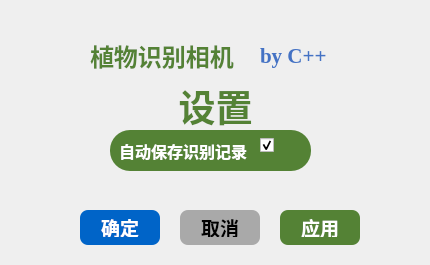
<?xml version="1.0" encoding="UTF-8"?>
<ui version="4.0">
 <class>SettingsWindow</class>
 <widget class="QWidget" name="SettingsWindow">
  <property name="geometry">
   <rect>
    <x>0</x>
    <y>0</y>
    <width>430</width>
    <height>265</height>
   </rect>
  </property>
  <property name="windowTitle">
   <string>设置</string>
  </property>
  <widget class="QLabel" name="titleLabel">
   <property name="geometry">
    <rect>
     <x>150</x>
     <y>80</y>
     <width>131</width>
     <height>51</height>
    </rect>
   </property>
   <property name="font">
    <font>
     <pointsize>28</pointsize>
     <bold>true</bold>
    </font>
   </property>
   <property name="styleSheet">
    <string notr="true">
    color: rgb(84, 130, 53);
   </string>
   </property>
   <property name="text">
    <string>设置</string>
   </property>
   <property name="alignment">
    <set>Qt::AlignmentFlag::AlignCenter</set>
   </property>
  </widget>
  <widget class="QLabel" name="autoSaveLabel">
   <property name="geometry">
    <rect>
     <x>110</x>
     <y>130</y>
     <width>201</width>
     <height>41</height>
    </rect>
   </property>
   <property name="font">
    <font>
     <pointsize>12</pointsize>
     <bold>true</bold>
    </font>
   </property>
   <property name="styleSheet">
    <string notr="true">QLabel {
    background-color: rgb(84, 130, 53);
    color: rgb(255, 255, 255);
    border: none;
    border-radius: 20px;
    padding: 5px;
}
</string>
   </property>
   <property name="text">
    <string>自动保存识别记录     </string>
   </property>
   <property name="alignment">
    <set>Qt::AlignmentFlag::AlignLeading|Qt::AlignmentFlag::AlignLeft|Qt::AlignmentFlag::AlignTop</set>
   </property>
  </widget>
  <widget class="QCheckBox" name="autoSaveCheckBox">
   <property name="geometry">
    <rect>
     <x>260</x>
     <y>120</y>
     <width>81</width>
     <height>51</height>
    </rect>
   </property>
   <property name="styleSheet">
    <string notr="true"/>
   </property>
   <property name="text">
    <string/>
   </property>
   <property name="checked">
    <bool>true</bool>
   </property>
  </widget>
  <widget class="QLabel" name="label_11">
   <property name="geometry">
    <rect>
     <x>10</x>
     <y>10</y>
     <width>71</width>
     <height>71</height>
    </rect>
   </property>
   <property name="text">
    <string/>
   </property>
   <property name="pixmap">
    <pixmap resource="resources.qrc">:/images/resources/images/logo1.png</pixmap>
   </property>
   <property name="scaledContents">
    <bool>true</bool>
   </property>
  </widget>
  <widget class="QLabel" name="label_5">
   <property name="geometry">
    <rect>
     <x>90</x>
     <y>30</y>
     <width>231</width>
     <height>51</height>
    </rect>
   </property>
   <property name="font">
    <font>
     <pointsize>18</pointsize>
     <bold>true</bold>
     <stylestrategy>PreferAntialias</stylestrategy>
     <kerning>true</kerning>
     <hintingpreference>PreferFullHinting</hintingpreference>
    </font>
   </property>
   <property name="layoutDirection">
    <enum>Qt::LayoutDirection::LeftToRight</enum>
   </property>
   <property name="styleSheet">
    <string notr="true">QLabel {
    color: rgb(84, 130, 53);    /* 设置字体颜色为红色 */
}
</string>
   </property>
   <property name="text">
    <string>植物识别相机</string>
   </property>
   <property name="textFormat">
    <enum>Qt::TextFormat::PlainText</enum>
   </property>
  </widget>
  <widget class="QLabel" name="label_13">
   <property name="geometry">
    <rect>
     <x>260</x>
     <y>30</y>
     <width>101</width>
     <height>51</height>
    </rect>
   </property>
   <property name="font">
    <font>
     <family>Times New Roman</family>
     <pointsize>16</pointsize>
     <bold>true</bold>
     <stylestrategy>PreferAntialias</stylestrategy>
     <kerning>true</kerning>
     <hintingpreference>PreferFullHinting</hintingpreference>
    </font>
   </property>
   <property name="layoutDirection">
    <enum>Qt::LayoutDirection::LeftToRight</enum>
   </property>
   <property name="styleSheet">
    <string notr="true">QLabel {
    color: rgb(68, 114, 196);
    background-color: transparent;
}
</string>
   </property>
   <property name="text">
    <string>by C++</string>
   </property>
   <property name="textFormat">
    <enum>Qt::TextFormat::PlainText</enum>
   </property>
  </widget>
  <widget class="QLabel" name="label_12">
   <property name="geometry">
    <rect>
     <x>50</x>
     <y>0</y>
     <width>341</width>
     <height>71</height>
    </rect>
   </property>
   <property name="styleSheet">
    <string notr="true">QLabel {
    background-color: transparent;
    border: none;
    box-shadow: 3px 3px 8px rgba(0, 0, 0, 0.2);
    border-radius: 5px;
}
</string>
   </property>
   <property name="text">
    <string/>
   </property>
   <property name="pixmap">
    <pixmap resource="resources.qrc">:/images/resources/images/logo2.png</pixmap>
   </property>
   <property name="scaledContents">
    <bool>true</bool>
   </property>
  </widget>
  <widget class="QPushButton" name="cancelButton">
   <property name="geometry">
    <rect>
     <x>180</x>
     <y>210</y>
     <width>80</width>
     <height>35</height>
    </rect>
   </property>
   <property name="minimumSize">
    <size>
     <width>80</width>
     <height>35</height>
    </size>
   </property>
   <property name="font">
    <font>
     <family>黑体</family>
     <pointsize>14</pointsize>
     <bold>true</bold>
    </font>
   </property>
   <property name="styleSheet">
    <string notr="true">QPushButton {
    background-color: rgb(169, 169, 169);
    color: rgb(0, 0, 0);
    border: none;
    border-radius: 8px;
    padding: 8px;
}
QPushButton:hover {
    background-color: rgb(0, 120, 220);
}
QPushButton:pressed {
    background-color: rgb(0, 80, 180);
}</string>
   </property>
   <property name="text">
    <string>取消</string>
   </property>
  </widget>
  <widget class="QPushButton" name="okButton">
   <property name="geometry">
    <rect>
     <x>80</x>
     <y>210</y>
     <width>80</width>
     <height>35</height>
    </rect>
   </property>
   <property name="minimumSize">
    <size>
     <width>80</width>
     <height>35</height>
    </size>
   </property>
   <property name="font">
    <font>
     <family>黑体</family>
     <pointsize>14</pointsize>
     <bold>true</bold>
    </font>
   </property>
   <property name="styleSheet">
    <string notr="true">QPushButton {
    background-color: rgb(0, 100, 200);
    color: rgb(255, 255, 255);
    border: none;
    border-radius: 8px;
    padding: 8px;
}
QPushButton:hover {
    background-color: rgb(0, 120, 220);
}
QPushButton:pressed {
    background-color: rgb(0, 80, 180);
}</string>
   </property>
   <property name="text">
    <string>确定</string>
   </property>
  </widget>
  <widget class="QPushButton" name="applyButton">
   <property name="geometry">
    <rect>
     <x>280</x>
     <y>210</y>
     <width>80</width>
     <height>35</height>
    </rect>
   </property>
   <property name="minimumSize">
    <size>
     <width>80</width>
     <height>35</height>
    </size>
   </property>
   <property name="font">
    <font>
     <family>黑体</family>
     <pointsize>14</pointsize>
     <bold>true</bold>
    </font>
   </property>
   <property name="styleSheet">
    <string notr="true">QPushButton {
    background-color: rgb(84, 130, 53);
    color: rgb(255, 255, 255);
    border: none;
    border-radius: 8px;
    padding: 8px;
}
QPushButton:hover {
    background-color: rgb(0, 120, 220);
}
QPushButton:pressed {
    background-color: rgb(0, 80, 180);
}</string>
   </property>
   <property name="text">
    <string>应用</string>
   </property>
  </widget>
  <zorder>titleLabel</zorder>
  <zorder>autoSaveLabel</zorder>
  <zorder>label_11</zorder>
  <zorder>label_5</zorder>
  <zorder>label_12</zorder>
  <zorder>autoSaveCheckBox</zorder>
  <zorder>label_13</zorder>
 </widget>
 <resources>
  <include location="resources.qrc"/>
 </resources>
 <connections/>
</ui>
